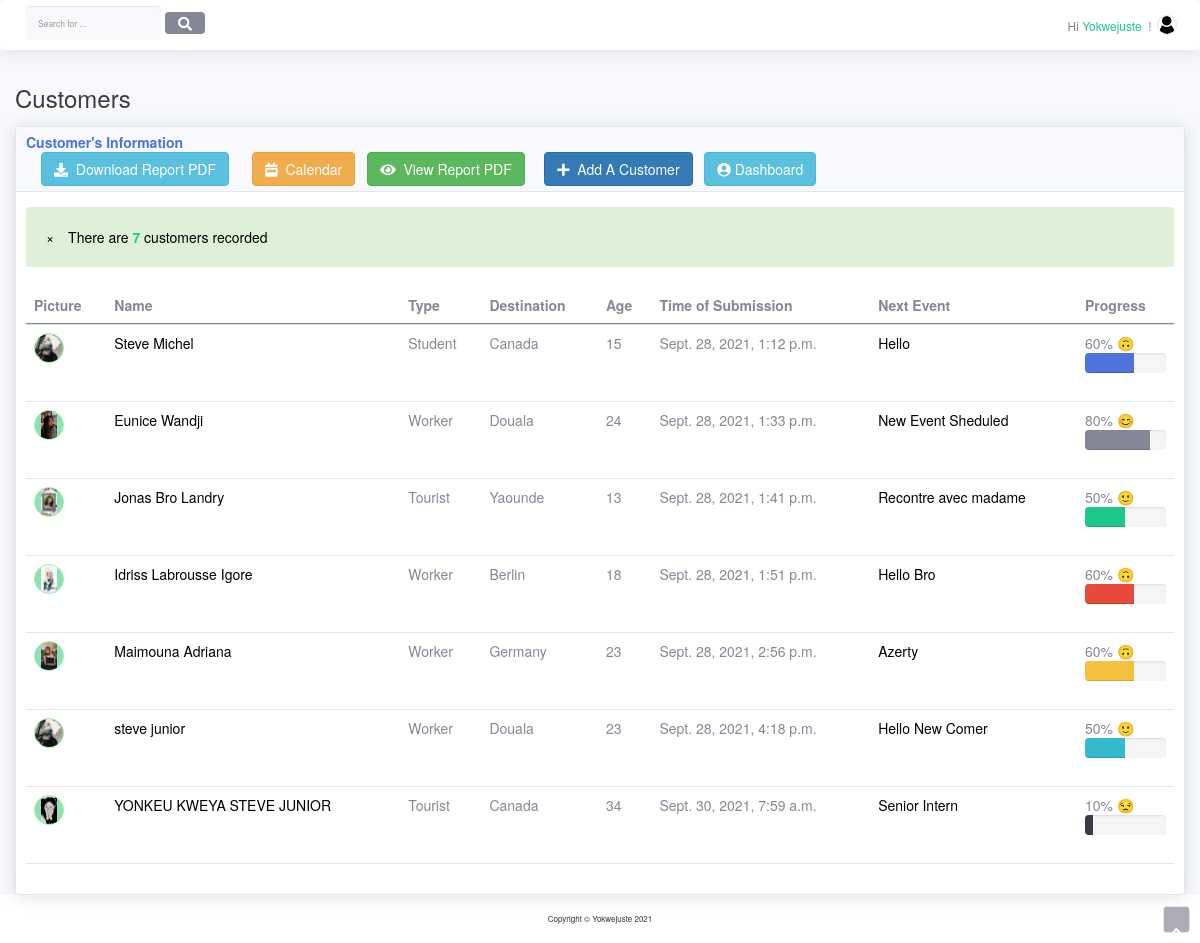
Before: /preview/ (signed in) with the older database file.
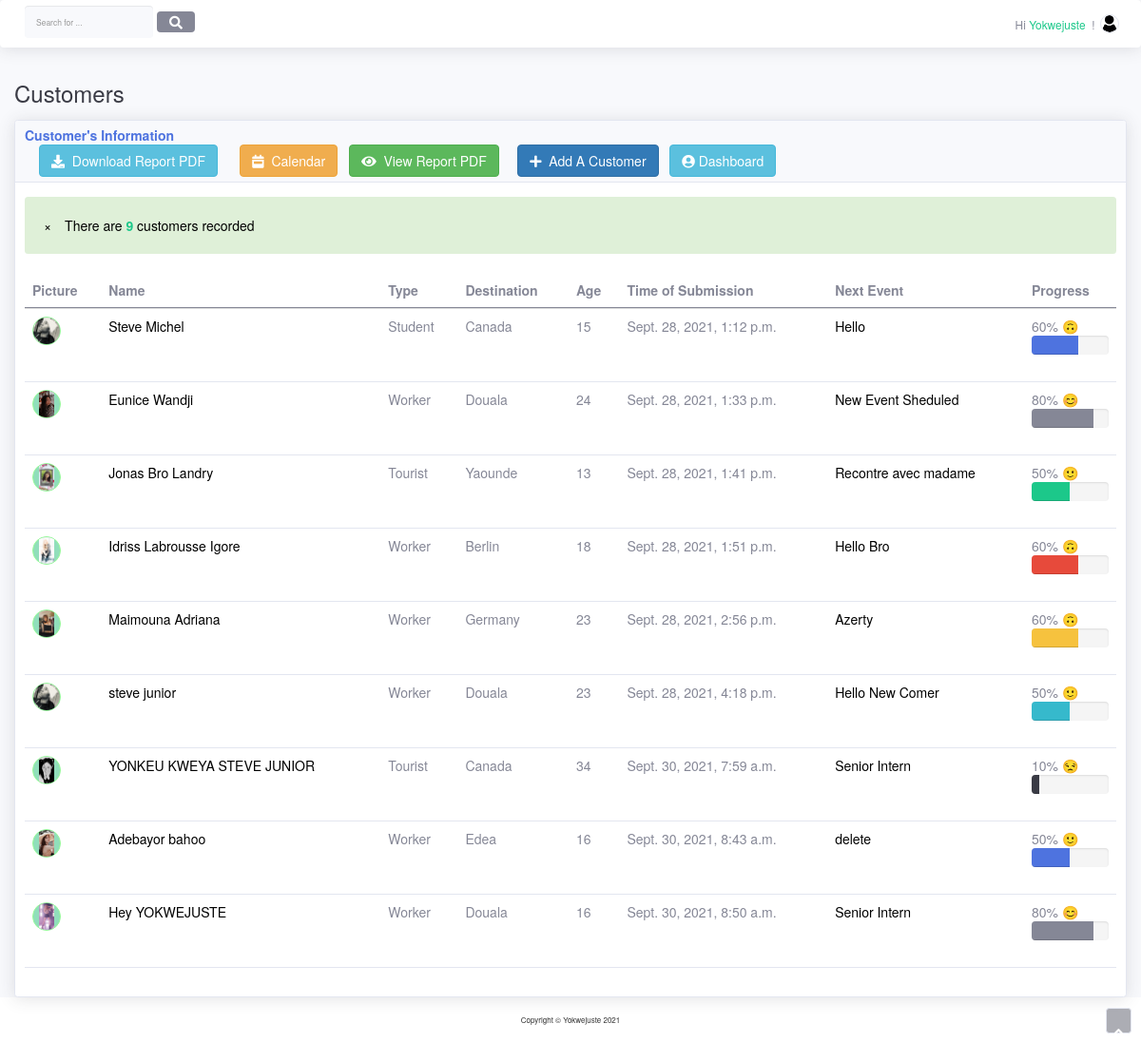
After: the same page with the newer database file.
### records/models.py (models this page shows, shortened)
class GoCustomerRegistration(models.Model):
    name = models.CharField(max_length=300, verbose_name='Full name')
    email = models.EmailField(null=False)
    type = models.CharField(max_length=20, verbose_name='Customer Type')
    destination = models.CharField(max_length=30, null=False, verbose_name='Destination')
    time_of_submission = models.DateTimeField(auto_now_add=True, null=False, verbose_name=' Submit Time')
    phone_number = models.IntegerField(verbose_name='Phone number')
    age = models.IntegerField(verbose_name="Age", null=False)
    photo = models.ImageField(max_length=10000, verbose_name='Customer Picture',
                              null=False, upload_to='customers/profiles/')
    documents = models.FileField(upload_to='%Y/customers/documents/')
    class Meta:
        ordering = ["time_of_submission"]
        verbose_name = "Customer Registration"
        verbose_name_plural = "Customers Registration"

class Event(models.Model):
    customer = models.OneToOneField(GoCustomerRegistration,
                                    primary_key=True,
                                    unique=True,
                                    verbose_name='Customer\'s name',
                                    on_delete=models.CASCADE, )
    title = models.CharField(max_length=200)
    description = models.TextField()
    start_time = models.DateTimeField()
    end_time = models.DateTimeField()
    def __str__(self):
        return self.title

class GoCustomerStatus(models.Model):
    name = models.OneToOneField(GoCustomerRegistration,
                                max_length=300, verbose_name='Full name',
                                on_delete=models.CASCADE, primary_key=True,
                                null=False,
                                )
    value = models.IntegerField(verbose_name='Level', null=False, primary_key=False)
    class Meta:
        verbose_name_plural = 'Customers Status'
        verbose_name = 'Customer\'s Status'

### records/views.py (the view)
# urls.py: path('preview/', preview, name='preview'),
@login_required
def preview(request):
    global half
    detail = GoCustomerRegistration.objects.all()
    go = GoCustomerRegistration.objects.all()
    arr = GoCustomerStatus.objects.all()
    next_event = Event.objects.all()
    hey_d = ['primary', 'secondary',
             'success', 'danger', 'warning', 'info', 'dark'
             ]
    hey_p = hey_d * 400
    listing = zip(detail, arr, next_event, hey_p)
    conf_o = {
        'list': listing,
        'detail': detail,
        'event': next_event,
        'cost': go,
    }
    return render(request, 'customers_preview.html', conf_o)

### templates/customers_preview.html (shortened to what the changed rows need)
<!DOCTYPE html>
{% load static %}
<html lang="en">
<head>
    <link rel="stylesheet" href="{% static 'bootstrap/css/bootstrap.min.css' %}">
    <link rel="stylesheet" href="https://maxcdn.bootstrapcdn.com/bootstrap/3.4.1/css/bootstrap.min.css">
    <link rel="stylesheet" href="{% static 'fonts/fontawesome-all.min.css' %}">
    <link rel="stylesheet" href="{% static 'fonts/font-awesome.min.css' %}">
    <link rel="stylesheet" href="{% static 'fonts/fontawesome5-overrides.min.css' %}">
    <link rel="stylesheet" href="https://cdnjs.cloudflare.com/ajax/libs/font-awesome/4.7.0/css/font-awesome.min.css">
</head>
<body id="page-top">
<div id="wrapper">
    <div class="d-flex flex-column" id="content-wrapper">
        <div id="content">
            <div class="container-fluid">
                <div class="card shadow">
                    <div class="card-body">
                        <div class="table-responsive table mt-2" id="dataTable" role="grid"
                             aria-describedby="dataTable_info">
                            <table class="table my-0" id="dataTable">
                                <thead>
                                <tr>
                                    <th>Picture</th>
                                    <th>Name</th>
                                    <th>Type</th>
                                    <th>Destination</th>
                                    <th>Age</th>
                                    <th>Time of Submission</th>
                                    <th>Next Event</th>
                                    <th>Progress</th>
                                </tr>
                                </thead>
                                <tbody>
                                {% if list %}
                                    <div class="content-center">
                                        <div class="text-black
                                        border-0 rounded
                                         relative alert alert-success"
                                             id="success-alert"
                                        >
                                            <span
                                                    class="inline-block text-center" style="top: 20%">
                                                There {% if detail.count == 1 %}is{% else %}are{% endif %}
                                                {% if detail.count == 0 %}
                                                    <b class="text-danger">{{ detail.count }}</b>
                                                {% else %}
                                                    <b class="text-success">{{ detail.count }}</b>
                                                {% endif %} customers recorded
                                        </span>
                                        </div>
                                    </div>
                                    {% for item1, item2, item3, item4 in list %}
                                        <tr>
                                        <td>
                                            <img class="rounded-circle me-2"
                                                 style="object-fit: contain;
                                                     background-color:#91debb; border:1px solid palegreen;"
                                                 id="myImg"
                                                 onclick="onClick(this)"
                                                 alt=""
                                                 width="30" height="30"
                                                 src="{{ item1.photo.url }}">
                                        </td>
                                        <td>
                                            <a class="text-black
                                                      lg:hover:text-blue-400 text-decoration-none"
                                               href="{% url 'customer_detail' pk=item1.id %}">
                                                {{ item1.name }}</a>
                                        </td>
                                        <td class="text-capitalize">{{ item1.type }}</td>
                                        <td>{{ item1.destination }}</td>
                                        <td>{{ item1.age }}</td>
                                        <td>{{ item1.time_of_submission }}</td>
                                        <td>
                                            <a href="{% url 'event_edit' event_id=item1.id %}" class="text-black
                                                      lg:hover:text-blue-400 text-decoration-none"><p
                                                    class="text-decoration-none list-none">
                                                {{ item3 }}
                                            </p></a>
                                        </td>
                                        <td>
                                            <span>{{ item2.value }}%</span>
                                            {% if item2.value == 100 %} <span>🥰</span>
                                                <div class="progress progress-sm">
                                                    <div class="progress-bar bg-{{ item4 }}" role="progressbar"
                                                         style="width: {{ item2.value }}%"
                                                         aria-valuenow="{{ item2.value }}" aria-valuemin="0"
                                                         aria-valuemax="100"></div>
                                                </div>
                                            {% elif item2.value == 80 %}<span>😊</span>
                                                <div class="progress">
                                                    <div class="progress-bar bg-{{ item4 }}" role="progressbar"
                                                         style="width: {{ item2.value }}%"
                                                         aria-valuenow="{{ item2.value }}" aria-valuemin="0"
                                                         aria-valuemax="100"></div>
                                                </div>
                                            {% elif item2.value == 60 %}<span>🙃</span>
                                                <div class="progress">
                                                    <div class="progress-bar bg-{{ item4 }}" role="progressbar"
                                                         style="width: {{ item2.value }}%"
                                                         aria-valuenow="{{ item2.value }}" aria-valuemin="0"
                                                         aria-valuemax="100"></div>
                                                </div>
                                            {% elif item2.value == 50 %}<span>🙂</span>
                                                <div class="progress">
                                                    <div class="progress-bar bg-{{ item4 }}" role="progressbar"
                                                         style="width: {{ item2.value }}%"
                                                         aria-valuenow="{{ item2.value }}" aria-valuemin="0"
                                                         aria-valuemax="100"></div>
                                                </div>
                                            {% elif item2.value == 10 %}<span>😒</span>
                                                <div class="progress">
                                                    <div class="progress-bar bg-{{ item4 }}" role="progressbar"
                                                         style="width: {{ item2.value }}%"
                                                         aria-valuenow="{{ item2.value }}" aria-valuemin="0"
                                                         aria-valuemax="100"></div>
                                                </div>
                                            {% elif item2.value == 0 %}
                                                <div class="text-danger">
                                                    What happened!?🧐
                                                </div>
                                            {% endif %}
                                        </td>
                                    {% endfor %}
                                </tr>
                                {% endif %}
                                </tbody>
                            </table>
                        </div>
                    </div>
                </div>
            </div>
        </div>
    </div>
</div>
</body>
</html>

Changed rows visible on the page:
added GoCustomerRegistration: shows a picture, name "Adebayor bahoo", type "Worker", destination "Edea", age "16", time_of_submission "Sept. 30, 2021, 8:43 a.m.", title "delete", value "50"
added GoCustomerRegistration: shows a picture, name "Hey YOKWEJUSTE", type "Worker", destination "Douala", age "16", time_of_submission "Sept. 30, 2021, 8:50 a.m.", title "Senior Intern", value "80"
Other visible differences:
{{ detail.count }}: "7" → "9"
